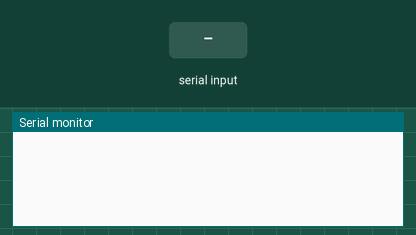
Recording of a sketch running on a simulated ESP32. Shown: the last lines printed to the serial monitor. The test bench sets the inputs (shaded band). Nothing arrives over Bluetooth unless stated.

Above: at 1.2 s.
1.3 s: "F90\n" received over the second serial link
At 3.3 s:
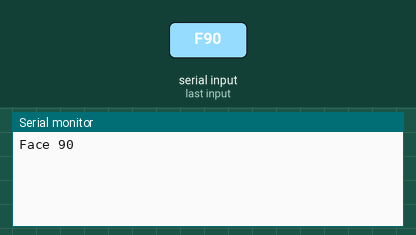
3.8 s: "R90\n" received over the second serial link
At 5.2 s:
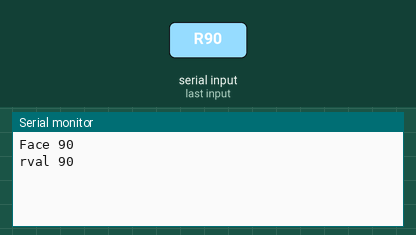
6.3 s: "L90\n" received over the second serial link
At 8.3 s:
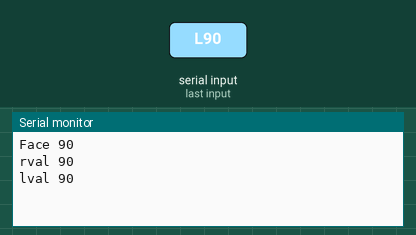

The sketch:

BluetoothTest.ino
```cpp
//#include <I2S.h>

//#include <SoftwareSerial.h>
#include <BluetoothSerial.h>

BluetoothSerial ESP_BT;

void setup() {
  ESP_BT.begin("ESP32");  // set the name of the device
  ESP_BT.println("Bluetooth device is ready to pair");
  Serial.begin(9600);
}

void loop() {
  if (ESP_BT.available()) {
    //String incomingData = ESP_BT.readString();
    String incomingData = ESP_BT.readStringUntil('\0');
    // Do something with the incoming data
    //Serial.println(incomingData);
    int cmd = incomingData.charAt(0);
    int face;
    int rvalue;
    int lvalue;
    String value = incomingData;
    value.remove(0, 1);

    if (cmd == 'F')
    {
      face = value.toInt();
      Serial.print("Face ");
      Serial.println(face);
    }
    if (cmd == 'R')
    {
      rvalue = value.toInt();
      Serial.print("rval ");
      Serial.println(rvalue);
    }
    if (cmd == 'L')
    {
      lvalue = value.toInt();
      Serial.print("lval ");
      Serial.println(lvalue);
    }
  }
}
```

Measured:
- after the input at 1.3 s, the serial monitor: prints a new line after 1.0 s (image 1)
- after the input at 3.8 s, the serial monitor: prints a new line after 1.0 s (image 2)
- after the input at 6.3 s, the serial monitor: prints a new line after 1.0 s (image 3)
